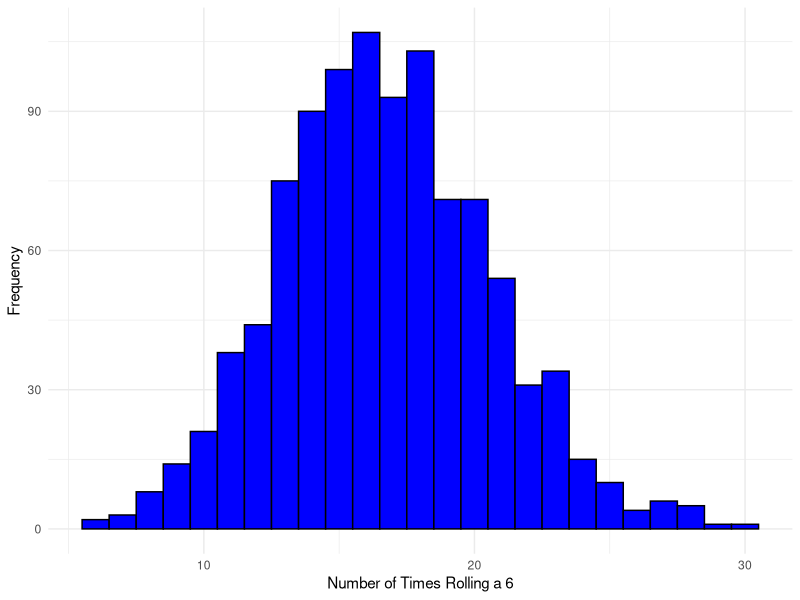

Here is the R script that generated this plot:
# Loading necessary libraries
library(tidyverse)

# Setting the seed for reproducibility
set.seed(777)

# Parameters for the die-rolling simulation
n <- 100        # Number of rolls in each simulation
sides <- 6      # Number of sides on the die
target <- 6     # The specific outcome we're interested in (e.g., rolling a 6)

# Null Distribution Simulation
num_sims <- 1000
null_flips <- replicate(num_sims, sum(sample(1:6, size=n, replace=TRUE) == 6))
nulldata <- data.frame(num_heads=null_flips)


# Plotting the null distribution
ggplot(nulldata, aes(x=num_heads)) +
  geom_histogram(binwidth = 1, boundary = 0.5, color = "black", fill = "blue") +
  xlab("Number of Times Rolling a 6") +
  ylab("Frequency") +
  theme_minimal()


# Compute number of times that a six came up 29 times or more
sum(nulldata$num_heads == 29)

# Compute the proportion of times that a six came up 29 times or more
sum(nulldata$num_heads == 29)/num_sims